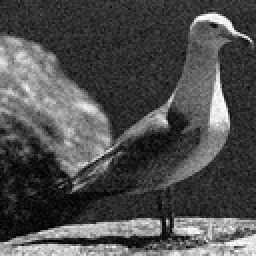
%> input picture lab_2/src/Images/image2.jpeg, 128 x 128 px, shrunk from 256 x 256 before the run (shown 2 times larger)
$ octave denoise_main.m   (GNU Octave 9; MATLAB toolbox functions it lacks are replaced by stand-ins)
%> lines starting %> are read from the running program, lines starting %| are printed output that depends on the picture
### lab_2/src/denoise.m
function [ imOut ] = denoise( image, kernel_type, kernel_size )
% Denoise by appling box/median filter
% :image is the original image to which we are applying th filters
% :kernel_type is a string which can be either
% 'box' or 'median'
% :kernel_size is array of [kernel_row_size, kernel_col_size]
if not(strcmp(kernel_type,'box')) && not(strcmp(kernel_type, 'median'))
   error('Kernel type has to be either box (mean) or median.')
end

% Get image and kernel sizes
kernel_rows = kernel_size(1);
kernel_cols = kernel_size(2);
rows = size(image,1);
cols = size(image,2);

% New image to be constructed
imOut = zeros([rows, cols], 'uint8');

% Get size of kernel radius in each direction
% i.e. starting from a center point x, how large is
% the kernel in each direction.
krow_radius = floor(kernel_rows/2);
kcol_radius = floor(kernel_cols/2);

% Pad the image accordingly, so as to preserve the size.
padded_image = padarray(image, [krow_radius, kcol_radius]);

% New rows and cols
rows = size(padded_image,1);
cols = size(padded_image,2);

% Loop starting from the first position in the image
% And construct submatrixes of kernel size to compute
% either mean filter or median filter.
for r=krow_radius+1:(rows - krow_radius)
    for c=kcol_radius+1:(cols - kcol_radius)
        % Construct submatrix
        m = padded_image((r-krow_radius):(r+krow_radius), (c-kcol_radius):(c+kcol_radius));

        % Compute mean or median depending on kernel type
        if strcmp(kernel_type,'box')
            imOut(r,c) = mean(m(:));
        else
            imOut(r,c) = median(m(:));
        end
    end
end

end

### lab_2/src/denoise_main.m
original_image = imread('Images/image2.jpeg');
%> original_image is the input picture: size 128x128x3 uint8; min 0, max 255, mean 77.9

subplot(241)
filtered_image = denoise(original_image,'box', [3 3]);
imshow(filtered_image, [])
title('Box filter 3x3')

subplot(245)
filtered_image = denoise(original_image,'median', [3 3]);
imshow(filtered_image, [])
title('Median filter 3x3')

subplot(242)
filtered_image = denoise(original_image,'box', [5 5]);
%> call 3 of denoise, with kernel_type = 'box', kernel_size = [5 5]
%> in denoise (call 3), `padded_image = padarray(image, [krow_radius, kcol_radius]);`:
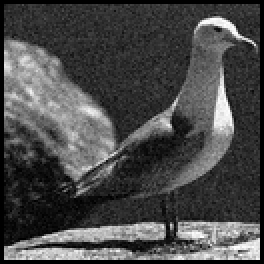
%> padded_image: size 132x132x3 uint8 (shown 2 times larger); min 0, max 255, mean 73.3
imshow(filtered_image, [])
title('Box filter 5x5')

subplot(246)
filtered_image = denoise(original_image,'median', [5 5]);
%> call 4 of denoise, with kernel_type = 'median', kernel_size = [5 5]
%> after the loop in denoise (call 4), `for r=krow_radius+1:(rows - krow_radius)`:
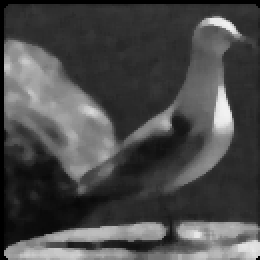
%> imOut: size 130x130 uint8 (shown 2 times larger); min 0, max 243, mean 73.9
imshow(filtered_image, [])
title('Median filter 5x5')

subplot(243)
filtered_image = denoise(original_image,'box', [7 7]);
%> call 5 of denoise, with kernel_type = 'box', kernel_size = [7 7]
%> in denoise (call 5), `padded_image = padarray(image, [krow_radius, kcol_radius]);`:
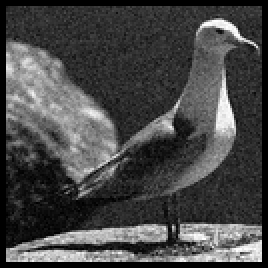
%> padded_image: size 134x134x3 uint8 (shown 2 times larger); min 0, max 255, mean 71.1
%> after the loop in denoise (call 5), `for r=krow_radius+1:(rows - krow_radius)`:
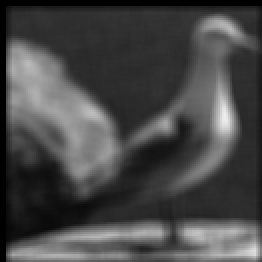
%> imOut: size 131x131 uint8 (shown 2 times larger); min 0, max 238, mean 72
imshow(filtered_image, [])
title('Box filter 7x7')

subplot(247)
filtered_image = denoise(original_image,'median', [7 7]);
%> call 6 of denoise, with kernel_type = 'median', kernel_size = [7 7]
%> after the loop in denoise (call 6), `for r=krow_radius+1:(rows - krow_radius)`:
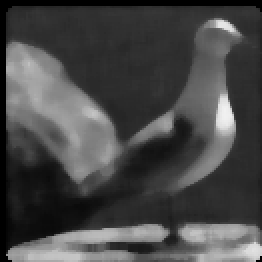
%> imOut: size 131x131 uint8 (shown 2 times larger); min 0, max 241, mean 71.8
imshow(filtered_image, [])
title('Median filter 7x7')

subplot(244)
filtered_image = denoise(original_image,'box', [9 9]);
%> call 7 of denoise, with kernel_type = 'box', kernel_size = [9 9]
%> in denoise (call 7), `padded_image = padarray(image, [krow_radius, kcol_radius]);`:
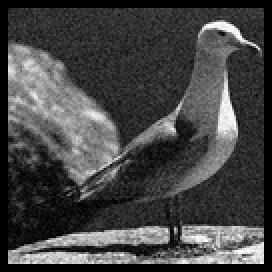
%> padded_image: size 136x136x3 uint8 (shown 2 times larger); min 0, max 255, mean 69
%> after the loop in denoise (call 7), `for r=krow_radius+1:(rows - krow_radius)`:
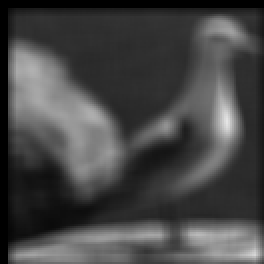
%> imOut: size 132x132 uint8 (shown 2 times larger); min 0, max 229, mean 70.2
imshow(filtered_image, [])
title('Box filter 9x9')

subplot(248)
imshow(original_image, [])
title('Original image')
